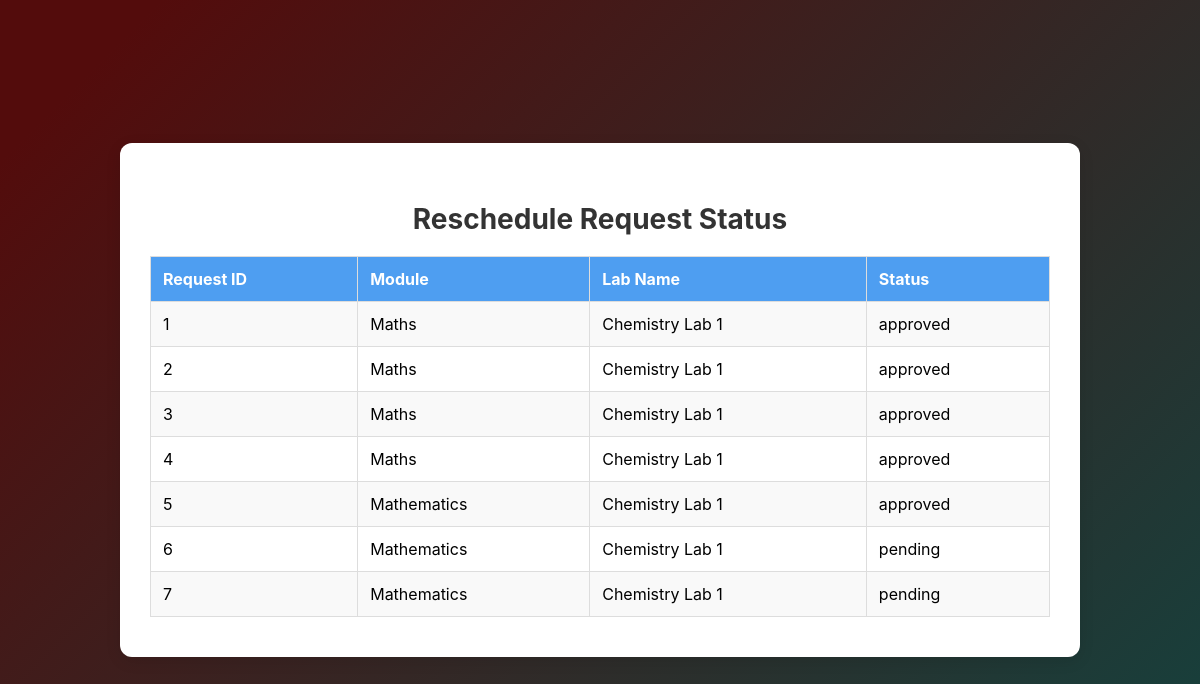
/view_status.php (signed in), run on the app's committed database.
### tables this page shows
CREATE TABLE `reschedule_requests` (
  `request_id` int(11) NOT NULL,
  `student_id` int(11) NOT NULL,
  `coordinator_id` int(11) NOT NULL,
  `module` varchar(255) NOT NULL,
  `lab_id` int(11) NOT NULL,
  `lab_name` varchar(255) NOT NULL,
  `instructor_name` varchar(255) NOT NULL,
  `status` enum('pending','approved','rejected') DEFAULT 'pending',
  `medical_certificate` varchar(255) DEFAULT NULL,
  `medical_form_id` int(11) NOT NULL
);

### view_status.php (the view, shortened to what this page needs)
<?php
include('db_connection.php');
$username = $_SESSION['username'];
$sql = "SELECT * FROM students WHERE username = ?";
$stmt = $conn->prepare($sql);
$stmt->bind_param("s", $username);
$stmt->execute();
$result = $stmt->get_result();
$student = $result->fetch_assoc();
$sql = "SELECT * FROM reschedule_requests WHERE student_id = ?";
$stmt = $conn->prepare($sql);
$stmt->bind_param("i", $student['student_id']);
$stmt->execute();
$reschedule_result = $stmt->get_result();
?>
<!DOCTYPE html>
<html lang="en">
<head>
</head>
<body>
<div class="container">
    <h1>Reschedule Request Status</h1>
    <table>
        <tr>
            <th>Request ID</th>
            <th>Module</th>
            <th>Lab Name</th>
            <th>Status</th>
        </tr>
        <?php while ($row = $reschedule_result->fetch_assoc()) { ?>
        <tr>
            <td><?php echo htmlspecialchars($row['request_id']); ?></td>
            <td><?php echo htmlspecialchars($row['module']); ?></td>
            <td><?php echo htmlspecialchars($row['lab_name']); ?></td>
            <td><?php echo htmlspecialchars($row['status']); ?></td>
        </tr>
        <?php } ?>
    </table>
</div>
</body>
</html>

### view_status.php (style rules this page uses)
body { margin: 0; font-family: -apple-system, BlinkMacSystemFont, sans-serif; overflow: auto; background: linear-gradient(315deg, rgba(101,0,94,1) 3%, rgb(39, 100, 161) 38%, rgb(2, 82, 77) 68%, rgb(83, 12, 12) 98%); animation: gradient 15s ease infinite; background-size: 400% 400%; background-attachment: fixed; display: flex; justify-content: center; align-items: center; height: 100vh; text-align: center; }
.container { background: #fff; border-radius: 12px; padding: 40px 30px; width: 80%; max-width: 900px; box-shadow: 0 4px 15px rgba(0, 0, 0, 0.1); }
h1 { font-size: 28px; color: #333; margin-bottom: 20px; text-align: center; }
table { width: 100%; margin-top: 20px; border-collapse: collapse; font-size: 16px; }
th, td { padding: 12px; text-align: left; border: 1px solid #ddd; }
th { background-color: #4e9ef1; color: #fff; }
tr:nth-child(even) { background-color: #f9f9f9; }

### data on the page
reschedule_requests: request_id "1", module "Maths", lab_name "Chemistry Lab 1", status "approved"
reschedule_requests: request_id "2", module "Maths", lab_name "Chemistry Lab 1", status "approved"
reschedule_requests: request_id "3", module "Maths", lab_name "Chemistry Lab 1", status "approved"
reschedule_requests: request_id "4", module "Maths", lab_name "Chemistry Lab 1", status "approved"
reschedule_requests: request_id "5", module "Mathematics", lab_name "Chemistry Lab 1", status "approved"
reschedule_requests: request_id "6", module "Mathematics", lab_name "Chemistry Lab 1", status "pending"
reschedule_requests: request_id "7", module "Mathematics", lab_name "Chemistry Lab 1", status "pending"
